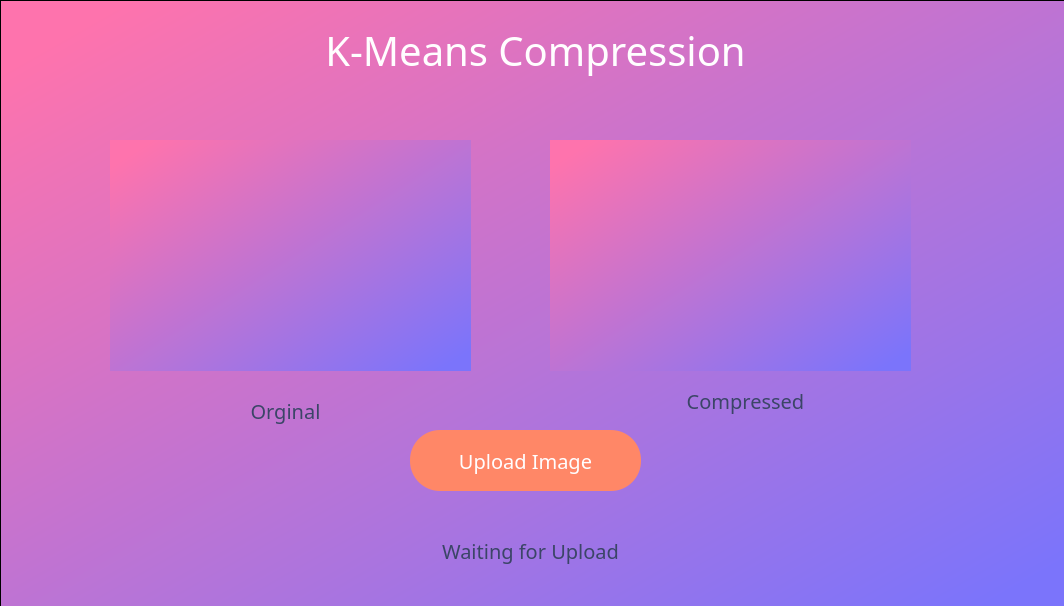
<?xml version="1.0" encoding="UTF-8"?>
<ui version="4.0">
 <class>MainWindow</class>
 <widget class="QMainWindow" name="MainWindow">
  <property name="geometry">
   <rect>
    <x>0</x>
    <y>0</y>
    <width>1064</width>
    <height>606</height>
   </rect>
  </property>
  <property name="windowTitle">
   <string>MainWindow</string>
  </property>
  <widget class="QWidget" name="centralwidget">
   <widget class="QFrame" name="frame">
    <property name="geometry">
     <rect>
      <x>0</x>
      <y>0</y>
      <width>1071</width>
      <height>611</height>
     </rect>
    </property>
    <property name="styleSheet">
     <string notr="true">QFrame{
	
	
	background: qlineargradient(spread:pad, x1:0, y1:0, x2:1, y2:1, stop:0.0597015 rgba(254, 115, 173, 255), stop:0.955224 rgba(123, 116, 251, 255));


}</string>
    </property>
    <property name="frameShape">
     <enum>QFrame::StyledPanel</enum>
    </property>
    <property name="frameShadow">
     <enum>QFrame::Raised</enum>
    </property>
    <widget class="QPushButton" name="upload">
     <property name="geometry">
      <rect>
       <x>410</x>
       <y>430</y>
       <width>231</width>
       <height>61</height>
      </rect>
     </property>
     <property name="font">
      <font>
       <family>Tw Cen MT Condensed Extra Bold</family>
       <pointsize>15</pointsize>
       <weight>50</weight>
       <bold>false</bold>
      </font>
     </property>
     <property name="focusPolicy">
      <enum>Qt::StrongFocus</enum>
     </property>
     <property name="layoutDirection">
      <enum>Qt::LeftToRight</enum>
     </property>
     <property name="styleSheet">
      <string notr="true">QPushButton {
	background-color: rgba(255,135,103,255);

	color: rgba(255,254,255,255);
	border-radius: 30px;
}

QPushButton:hover {
	background-color: rgba(0, 122, 255,100);

}
QPushButton:pressed {
	background-color: rgba(0, 122, 255,100);

}</string>
     </property>
     <property name="text">
      <string>Upload Image</string>
     </property>
     <property name="checkable">
      <bool>false</bool>
     </property>
    </widget>
    <widget class="QPushButton" name="UpdataData_2">
     <property name="geometry">
      <rect>
       <x>10</x>
       <y>20</y>
       <width>1051</width>
       <height>61</height>
      </rect>
     </property>
     <property name="font">
      <font>
       <family>Front Page News 1.1</family>
       <pointsize>30</pointsize>
       <weight>50</weight>
       <italic>false</italic>
       <bold>false</bold>
       <underline>false</underline>
       <strikeout>false</strikeout>
      </font>
     </property>
     <property name="focusPolicy">
      <enum>Qt::StrongFocus</enum>
     </property>
     <property name="layoutDirection">
      <enum>Qt::LeftToRight</enum>
     </property>
     <property name="styleSheet">
      <string notr="true">

color: rgba(255,254,255,255);

border-radius: 30px;

</string>
     </property>
     <property name="text">
      <string>K-Means Compression</string>
     </property>
     <property name="checkable">
      <bool>false</bool>
     </property>
    </widget>
    <widget class="QPushButton" name="UpdataData_3">
     <property name="geometry">
      <rect>
       <x>90</x>
       <y>570</y>
       <width>901</width>
       <height>31</height>
      </rect>
     </property>
     <property name="font">
      <font>
       <family>Gravity</family>
       <pointsize>13</pointsize>
       <weight>75</weight>
       <italic>true</italic>
       <bold>true</bold>
       <underline>false</underline>
       <strikeout>false</strikeout>
      </font>
     </property>
     <property name="focusPolicy">
      <enum>Qt::StrongFocus</enum>
     </property>
     <property name="layoutDirection">
      <enum>Qt::LeftToRight</enum>
     </property>
     <property name="styleSheet">
      <string notr="true">

color: rgb(169, 206, 244);
border-radius: 30px;

</string>
     </property>
     <property name="text">
      <string/>
     </property>
     <property name="checkable">
      <bool>false</bool>
     </property>
    </widget>
    <widget class="QPushButton" name="UpdataData_4">
     <property name="geometry">
      <rect>
       <x>10</x>
       <y>520</y>
       <width>1041</width>
       <height>61</height>
      </rect>
     </property>
     <property name="font">
      <font>
       <family>Front Page News 1.1</family>
       <pointsize>15</pointsize>
       <weight>50</weight>
       <italic>false</italic>
       <bold>false</bold>
       <underline>false</underline>
       <strikeout>false</strikeout>
      </font>
     </property>
     <property name="focusPolicy">
      <enum>Qt::StrongFocus</enum>
     </property>
     <property name="layoutDirection">
      <enum>Qt::LeftToRight</enum>
     </property>
     <property name="styleSheet">
      <string notr="true">

color: rgba(59,69,103,255);

border-radius: 30px;

</string>
     </property>
     <property name="text">
      <string>Waiting for Upload</string>
     </property>
     <property name="checkable">
      <bool>false</bool>
     </property>
    </widget>
    <widget class="QLabel" name="label_2">
     <property name="geometry">
      <rect>
       <x>550</x>
       <y>140</y>
       <width>361</width>
       <height>231</height>
      </rect>
     </property>
     <property name="text">
      <string/>
     </property>
    </widget>
    <widget class="QLabel" name="label_3">
     <property name="geometry">
      <rect>
       <x>110</x>
       <y>140</y>
       <width>361</width>
       <height>231</height>
      </rect>
     </property>
     <property name="text">
      <string/>
     </property>
    </widget>
    <widget class="QPushButton" name="UpdataData_5">
     <property name="geometry">
      <rect>
       <x>180</x>
       <y>380</y>
       <width>211</width>
       <height>61</height>
      </rect>
     </property>
     <property name="font">
      <font>
       <family>Front Page News 1.1</family>
       <pointsize>15</pointsize>
       <weight>50</weight>
       <italic>false</italic>
       <bold>false</bold>
       <underline>false</underline>
       <strikeout>false</strikeout>
      </font>
     </property>
     <property name="focusPolicy">
      <enum>Qt::StrongFocus</enum>
     </property>
     <property name="layoutDirection">
      <enum>Qt::LeftToRight</enum>
     </property>
     <property name="styleSheet">
      <string notr="true">color: rgba(59,69,103,255);

border-radius: 30px;

</string>
     </property>
     <property name="text">
      <string>Orginal</string>
     </property>
     <property name="checkable">
      <bool>false</bool>
     </property>
    </widget>
    <widget class="QPushButton" name="UpdataData_6">
     <property name="geometry">
      <rect>
       <x>640</x>
       <y>370</y>
       <width>211</width>
       <height>61</height>
      </rect>
     </property>
     <property name="font">
      <font>
       <family>Front Page News 1.1</family>
       <pointsize>15</pointsize>
       <weight>50</weight>
       <italic>false</italic>
       <bold>false</bold>
       <underline>false</underline>
       <strikeout>false</strikeout>
      </font>
     </property>
     <property name="focusPolicy">
      <enum>Qt::StrongFocus</enum>
     </property>
     <property name="layoutDirection">
      <enum>Qt::LeftToRight</enum>
     </property>
     <property name="styleSheet">
      <string notr="true">color: rgba(59,69,103,255);

border-radius: 30px;

</string>
     </property>
     <property name="text">
      <string>Compressed</string>
     </property>
     <property name="checkable">
      <bool>false</bool>
     </property>
    </widget>
   </widget>
  </widget>
 </widget>
 <resources/>
 <connections/>
</ui>
